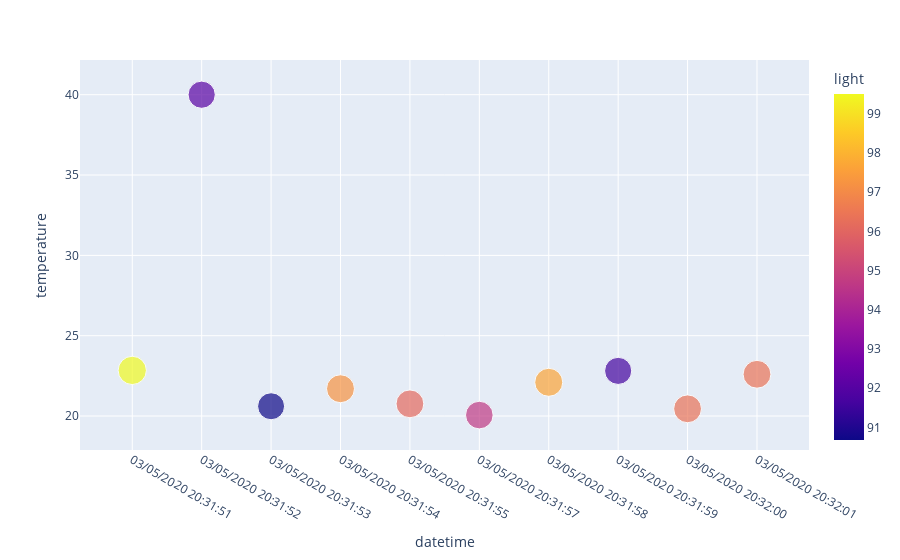

Source (notebook cell):
### Code cell
fig = px.scatter(df, x="datetime", y="temperature", color="light",
                 size='light', hover_data=['light'])
fig.show()

### Figure 1 — Plotly figure (JSON) as saved in the notebook; plotly's stock layout.template omitted (floating-point values rounded to 4 significant figures)
{"data": [{"customdata": [[99.5], [92.09], [90.68], [97.23], [96.12], [94.69], [97.65], [91.6], [96.38], [96.41]], "hovertemplate": "datetime=%{x}<br>temperature=%{y}<br>light=%{marker.color}<extra></extra>", "legendgroup": "", "marker": {"color": [99.5, 92.09, 90.68, 97.23, 96.12, 94.69, 97.65, 91.6, 96.38, 96.41], "coloraxis": "coloraxis", "size": [99.5, 92.09, 90.68, 97.23, 96.12, 94.69, 97.65, 91.6, 96.38, 96.41], "sizemode": "area", "sizeref": 0.2487, "symbol": "circle"}, "mode": "markers", "name": "", "showlegend": false, "type": "scatter", "x": ["03/05/2020 20:31:51", "03/05/2020 20:31:52", "03/05/2020 20:31:53", "03/05/2020 20:31:54", "03/05/2020 20:31:55", "03/05/2020 20:31:57", "03/05/2020 20:31:58", "03/05/2020 20:31:59", "03/05/2020 20:32:00", "03/05/2020 20:32:01"], "xaxis": "x", "y": [22.84, 40, 20.61, 21.7, 20.76, 20.06, 22.1, 22.81, 20.45, 22.6], "yaxis": "y"}], "layout": {"coloraxis": {"colorbar": {"title": {"text": "light"}}, "colorscale": [[0, "#0d0887"], [0.1111, "#46039f"], [0.2222, "#7201a8"], [0.3333, "#9c179e"], [0.4444, "#bd3786"], [0.5556, "#d8576b"], [0.6667, "#ed7953"], [0.7778, "#fb9f3a"], [0.8889, "#fdca26"], [1, "#f0f921"]]}, "legend": {"itemsizing": "constant", "tracegroupgap": 0}, "margin": {"t": 60}, "xaxis": {"anchor": "y", "domain": [0, 1], "title": {"text": "datetime"}}, "yaxis": {"anchor": "x", "domain": [0, 1], "title": {"text": "temperature"}}}}
